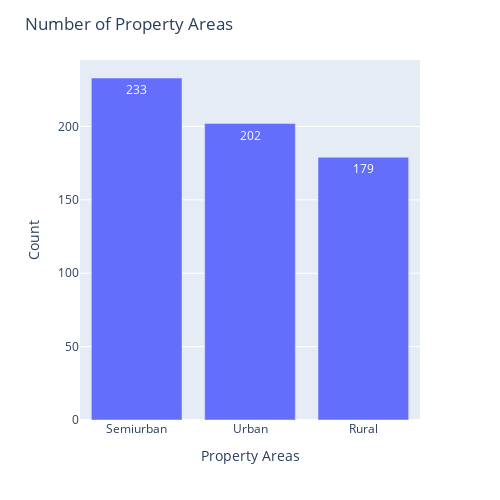

The notebook cell this image was saved under:
### Code cell
fig = px.bar(data_frame=loan_data, x=loan_data['Property_Area'].value_counts().index, y=loan_data['Property_Area'].value_counts().values,text_auto=True)
fig.update_layout(title='Number of Property Areas',xaxis_title='Property Areas',yaxis_title='Count',width=500,height=500)
fig.show()

### Figure 1 — Plotly figure (JSON) as saved in the notebook; plotly's stock layout.template omitted (floating-point values rounded to 4 significant figures)
{"data": [{"alignmentgroup": "True", "hovertemplate": "x=%{x}<br>y=%{y}<extra></extra>", "legendgroup": "", "marker": {"color": "#636efa", "pattern": {"shape": ""}}, "name": "", "offsetgroup": "", "orientation": "v", "showlegend": false, "textposition": "auto", "texttemplate": "%{y}", "type": "bar", "x": ["Semiurban", "Urban", "Rural"], "xaxis": "x", "y": [233, 202, 179], "yaxis": "y"}], "layout": {"barmode": "relative", "height": 500, "legend": {"tracegroupgap": 0}, "margin": {"t": 60}, "title": {"text": "Number of Property Areas"}, "width": 500, "xaxis": {"anchor": "y", "domain": [0, 1], "title": {"text": "Property Areas"}}, "yaxis": {"anchor": "x", "domain": [0, 1], "title": {"text": "Count"}}}}
